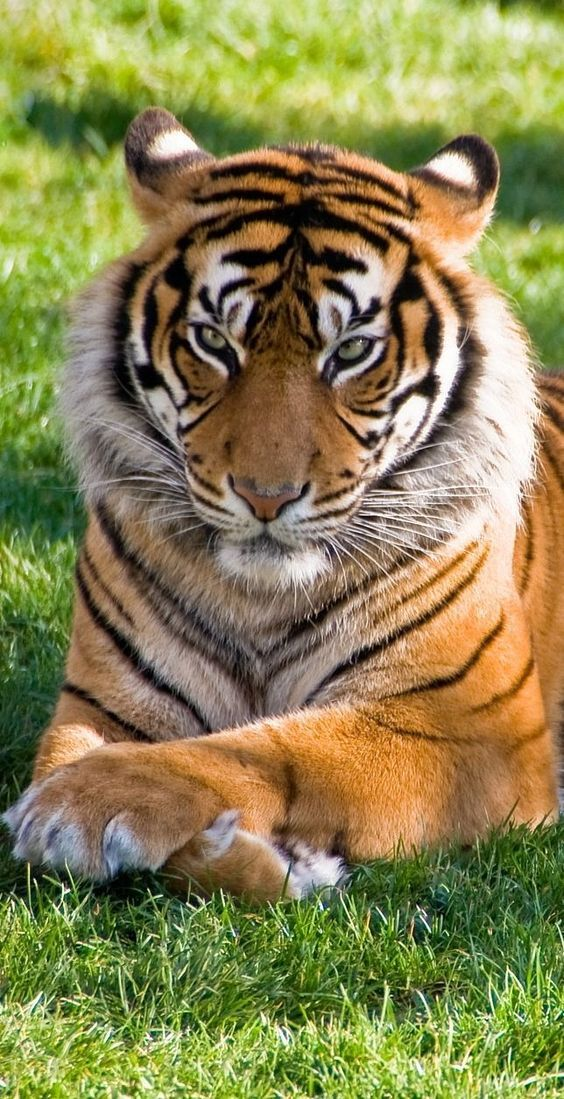
#> input picture semana-05/Tema-10/tigre.png, 564 x 1099 px
$ python tema_10.py
#> lines starting #> are read from the running program, lines starting #| are printed output that depends on the picture; long printed decimals are rounded
# -*- coding: utf-8 -*-
"""Tema 10.ipynb

Automatically generated by Colab.

Original file is located at
    https://colab.research.google.com/drive/1oEr0ygwZD0GGBK9-Q2uKaGFF-Jlmzc2Y

**Carga de imagen con OpenCV**
"""

import cv2
import numpy as np

# Lee la imagen (OpenCV usa BGR por defecto)
img = cv2.imread("tigre.png")
#> img is the input picture: shape (1099, 564, 3); mean B, G, R 80.9, 131.6, 137.4
# reemplaza por tu ruta
# Redimensiona a 256x256 (elige interpolación según si reduces o amplías)
h, w = img.shape[:2]
#> h = 1099; w = 564
inter = cv2.INTER_AREA if max(h, w) > 256 else cv2.INTER_CUBIC
#> inter = 3
resized = cv2.resize(img, (256, 256), interpolation=inter)
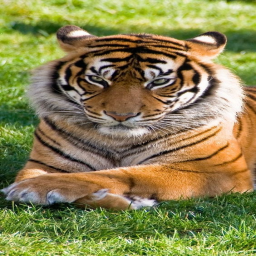
#> resized: shape (256, 256, 3); mean B, G, R 80.9, 131.6, 137.4
# Normaliza a [0,1] en float32
norm_01 = resized.astype(np.float32) / 255.0
print("Shape:", norm_01.shape, "dtype:", norm_01.dtype, "min/max:", norm_01.min(), norm_01.max())
#| Shape: (256, 256, 3) dtype: float32 min/max: 0.0 1.0
# (Opcional) Guardar la versión redimensionada (sin normalización visual)
cv2.imwrite("C:/Users/delga/Documents/Code/NLP VC Contenido/Codigos/Imagenes/salida_redimensionada.jpg", resized)

"""**Normalización por escalamiento**"""

# --- 2) Normalización por escalamiento a [0,1]: x̃ = x/255 ---
x01_bgr = img.astype(np.float32) / 255.0  # HxWxC o HxW, en [0,1]
# --- 3) Cálculo de estadísticas: media y desviación estándar ---
if x01_bgr.ndim == 3 and x01_bgr.shape[2] == 3:
    # Por canal (B, G, R) en [0,1]
    mean_c = x01_bgr.mean(axis=(0, 1))
#> mean_c = [0.317, 0.516, 0.539]
    std_c  = x01_bgr.std(axis=(0, 1))
#> std_c = [0.216, 0.229, 0.249]
    print("== Estadísticas por canal (B, G, R) en [0,1] ==")
    print("Media : ", mean_c)
#| Media :  [0.3175 0.5162 0.5388]
    print("Std   : ", std_c)
#| Std   :  [0.2158 0.2292 0.2487]
    # Global (todos los píxeles y canales)
    mean_g = float(x01_bgr.mean())
#> mean_g = 0.457
    std_g  = float(x01_bgr.std())
#> std_g = 0.252
    print("\n== Estadísticas globales (todos los píxeles) en [0,1] ==")
    print(f"Media: {mean_g:.6f} | Std: {std_g:.6f}")
#| Media: 0.4574 | Std: 0.2522
    # Para visualizar correctamente: BGR -> RGB
    x01_vis = x01_bgr[:, :, ::-1]  # RGB en [0,1]
else:
    # Imagen en escala de grises
    mean_g = float(x01_bgr.mean())
    std_g  = float(x01_bgr.std())
    print("== Estadísticas (grises) en [0,1] ==")
    print(f"Media: {mean_g:.6f} | Std: {std_g:.6f}")
    x01_vis = x01_bgr  # 2D en [0,1] para mostrar en escala de grises
# --- 4) Mostrar la imagen normalizada ---
#> (the run stopped early here; a loop or call above may not have finished)
